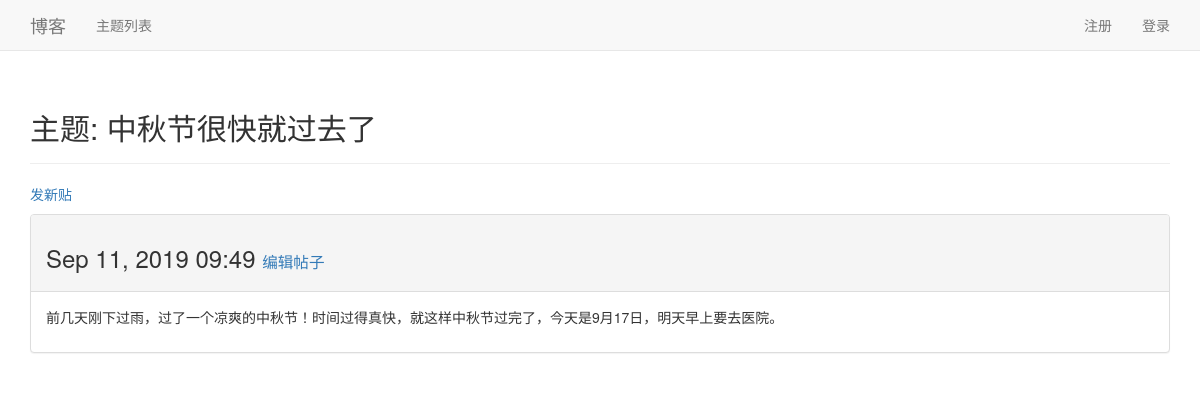
/topics/1/, run on the app's committed database.
### blogs/models.py (models this page shows, shortened)
class BlogPost(models.Model):
    title = models.CharField(max_length=200)
    text = models.TextField()
    date_added = models.DateTimeField(auto_now_add=True)
    owner = models.ForeignKey(User, on_delete=models.PROTECT)

### blogs/views.py (the view)
# urls.py: url(r'^topics/(?P<topic_id>\d+)/$', views.topic, name='topic'),
def topic(request, topic_id):
    topic = get_object_or_404(BlogPost, id=topic_id)
    context = {'topic': topic}
    return render(request, 'blogs/topic.html', context)

### blogs/templates/blogs/topic.html
{% extends 'blogs/base.html' %}
{% block header %}
  <h2>主题: {{ topic.title }}</h2>
{% endblock header %}
{% block content %}
  <p>
    <a href="{% url 'blogs:new_topic' %}">发新贴</a>
  </p>
  <div class="panel panel-default">
    <div class="panel-heading">
      <h3>
        {{ topic.date_added|date:'M d, Y H:i' }}
        <small>
          <a href="{% url 'blogs:edit_topic' topic.id %}">
              编辑帖子</a>
        </small>
      </h3>
    </div>
    <div class="panel-body">
      {{ topic.text|linebreaks }}
    </div>
  </div>
{% endblock content %}

### data on the page
BlogPost: title "中秋节很快就过去了", date_added "Sep 11, 2019 09:49", text "前几天刚下过雨，过了一个凉爽的中秋节！时间过得真快，就这样中秋节过完了，今天是9月17日，明天早上要去医院。"
